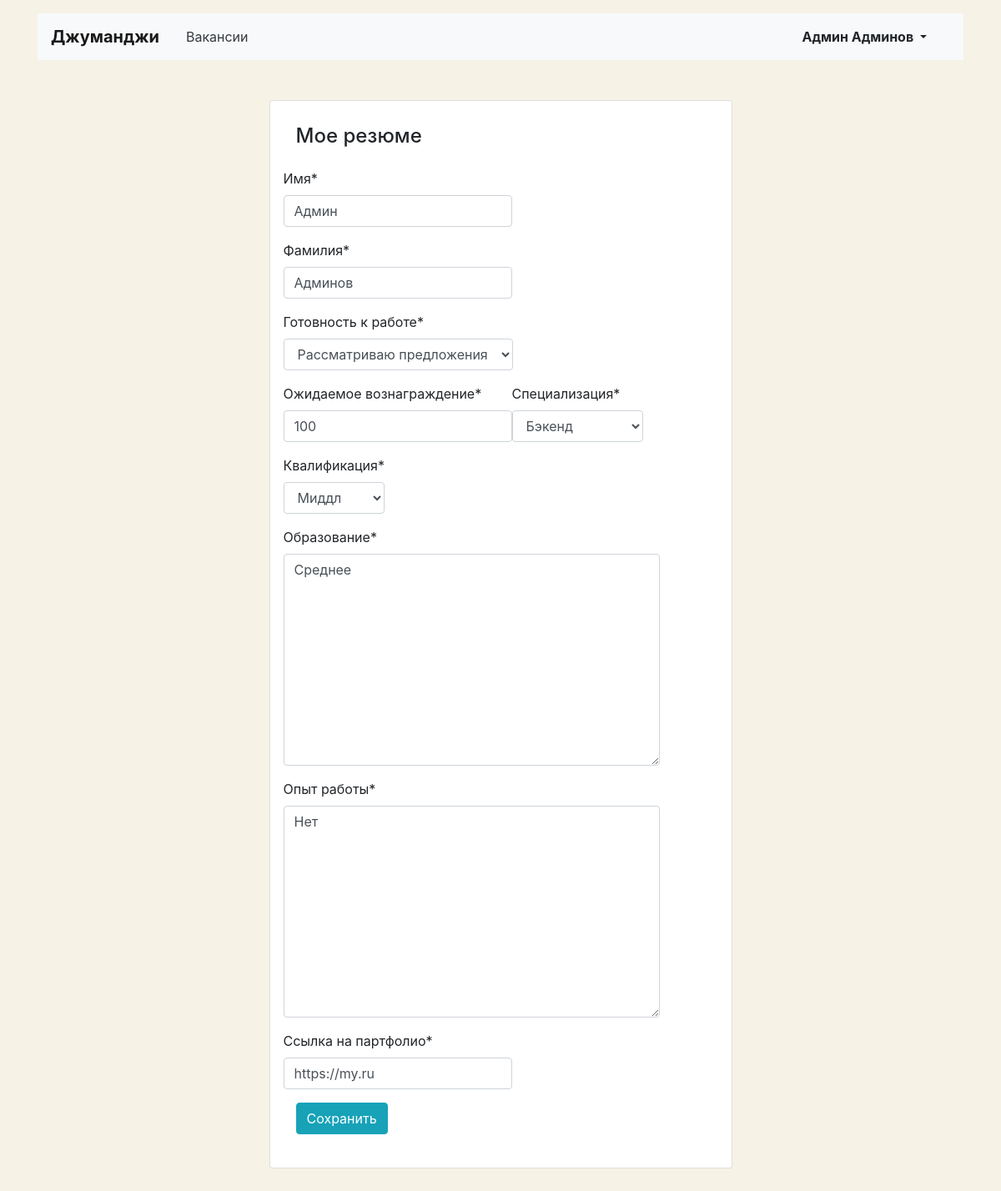
The page /myresume/ (signed in) on the database its author committed.
### vacancies/models.py (models this page shows, shortened)
class Resume(models.Model):
    class Status(models.TextChoices):
        NOT_LOOKING = ('NOT_LOOKING', 'Не ищу работу')
        CONSIDER = ('CONSIDER', 'Рассматриваю предложения')
        LOOKING = ('LOOKING', 'Ищу работу')
    class Grade(models.TextChoices):
        TRAINEE = ('TRAINEE', 'Стажер')
        JUNIOR = ('JUNIOR', 'Джуниор')
        MIDDLE = ('MIDDLE', 'Миддл')
        SENIOR = ('SENIOR', 'Сеньор')
        LID = ('LID', 'Лид')
    user = models.OneToOneField(User, related_name='resume', on_delete=models.PROTECT)
    name = models.CharField(max_length=50, verbose_name='Имя')
    surname = models.CharField(max_length=50, verbose_name='Фамилия')
    status = models.CharField(choices=Status.choices, max_length=24, verbose_name='Готовность к работе')
    salary = models.IntegerField(verbose_name='Ожидаемое вознаграждение')
    specialty = models.ForeignKey('Specialty', related_name="resume", on_delete=models.CASCADE,
                                  verbose_name='Специализация')
    grade = models.CharField(choices=Grade.choices, max_length=24, verbose_name='Квалификация')
    education = models.TextField(verbose_name='Образование')
    experience = models.TextField(verbose_name='Опыт работы')
    portfolio = models.URLField(verbose_name='Ссылка на партфолио')

### vacancies/views.py (the view)
# urls.py: path('myresume/', views.EditResume.as_view(), name='edit_resume'),
class EditResume(LoginRequiredMixin, SuccessMessageMixin, UpdateView):
    login_url = 'login_user'
    model = Resume
    template_name = 'vacancies/resume-edit.html'
    success_url = reverse_lazy('edit_resume')
    form_class = ResumeForm
    success_message = 'Информация о вашем резюме обновлена!'
    def get_object(self, queryset=None):
        return self.request.user.resume
    def get(self, request, *args, **kwargs):
        try:
            form = ResumeForm(instance=self.get_object())
            return render(request, 'vacancies/resume-edit.html', {'form': form})
        except ObjectDoesNotExist:
            return redirect('create_resume_lets_start')

### vacancies/forms.py
class ResumeForm(forms.ModelForm):
    class Meta:
        model = Resume
        fields = ('name', 'surname', 'status', 'salary', 'specialty', 'grade', 'education', 'experience', 'portfolio')

### vacancies/models.py (called while the page is built)
    def __str__(self):
        return f'{self.title}'

### vacancies/templates/vacancies/resume-edit.html (shortened to what this page needs)
{% extends 'vacancies/base_my_company.html' %}
{% load crispy_forms_filters %}
{% load crispy_forms_tags %}
{% block content %}
  <main class="container mt-3 pb-5">
    <section class="col-12 col-lg-6 offset-lg-3 mt-5 card">
      <div class="card-body px-3 pb-4">
        <h1 class="h4 pt-2 pb-3">Мое резюме</h1>
        <form action="" method="post" class="" enctype="multipart/form-data">
          <div class="row">
              {{ form|crispy }}
          </div>
          <div class="form-group">
            <input type="submit" class="btn btn-info" value="Сохранить">
          </div>
        </form>
      </div>
    </section>
  </main>
{% endblock %}

### vacancies/templates/vacancies/base_my_company.html (shortened to what this page needs)
<!DOCTYPE html>
<html lang="ru">
<head>
  <link rel="stylesheet" href="https://stackpath.bootstrapcdn.com/bootstrap/4.3.1/css/bootstrap.min.css">
</head>
<body>
  <header class="container mt-3">
    <nav class="navbar navbar-expand-lg navbar-light bg-light">
      <a class="navbar-brand mr-4 font-weight-bold" href="{% url 'home' %}">Джуманджи</a>
      <div class="collapse navbar-collapse justify-content-between" id="navbarNav">
        <ul class="navbar-nav col-10">
          <li class="nav-item">
            <a class="nav-link text-dark" href="{% url 'list_all_vacancies' %}">Вакансии</a>
          </li>
        </ul>
        <ul class="navbar-nav col-2 justify-content-end">
          <li class="nav-item active">
            <div class="btn-group">
              <button type="button" class="btn dropdown-toggle font-weight-bold" data-toggle="dropdown" aria-haspopup="true" aria-expanded="false">
                {{ request.user.get_full_name }}
              </button>
            </div>
          </li>
        </ul>
      </div>
    </nav>
  </header>
{% block content %}
{% endblock %}
</body>
</html>

### vacancies/templates/vacancies/base_my_company.html (style rules this page uses)
body { background-color: #F6F2E6; }

### rows shown on the page
Resume: name "Админ", surname "Админов", status "Рассматриваю предложения", salary "100", specialty "Бэкенд", grade "Миддл", education "Среднее", experience "Нет", portfolio "https://my.ru"

### other values the page prints
{{ request.user.get_full_name }} "Админ Админов"
